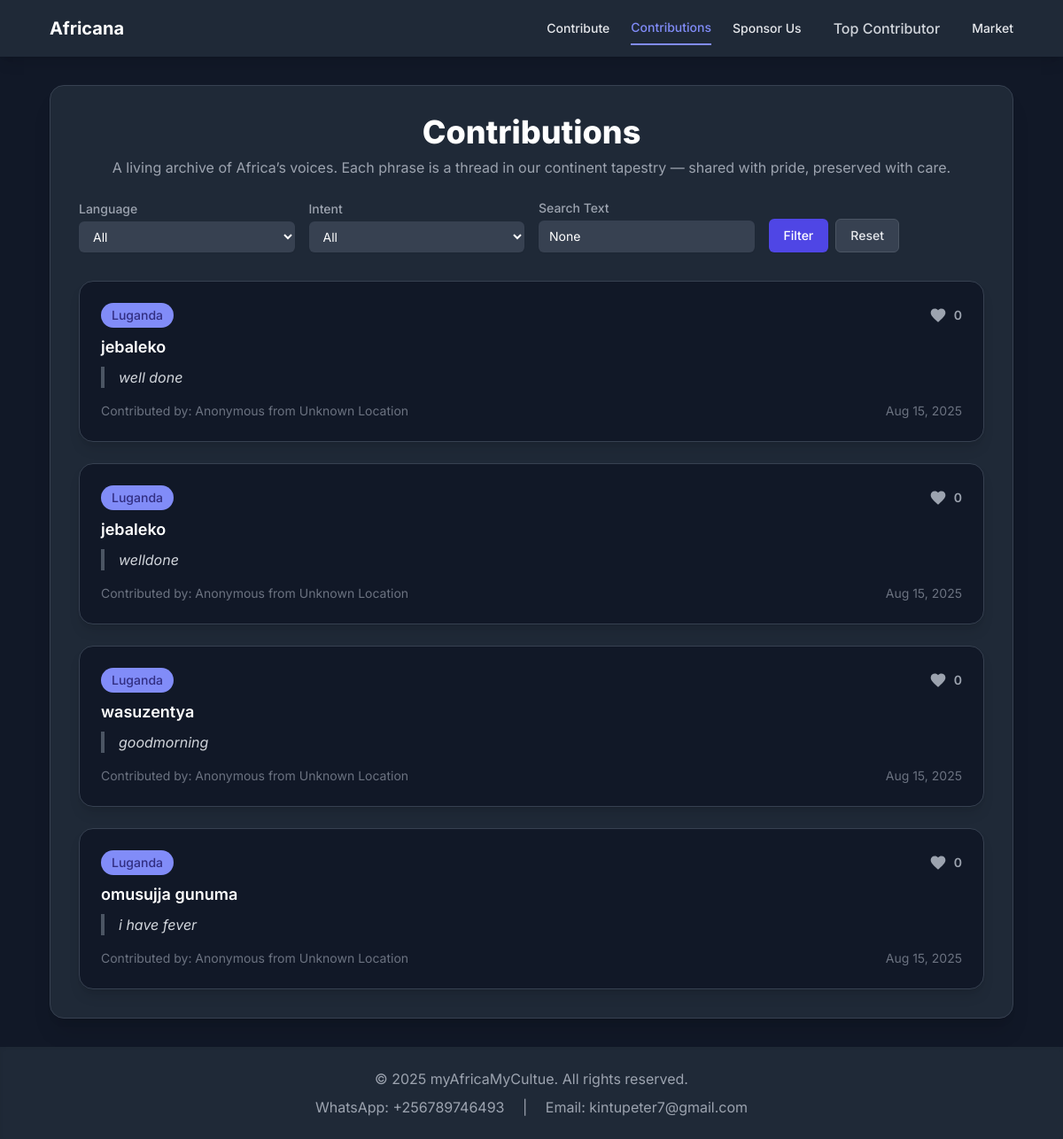
The page / on the database its author committed.
### languages/models.py (models this page shows, shortened)
class PhraseContribution(models.Model):
    text = models.CharField(max_length=500, help_text=_("The word, phrase, or sentence in a Ugandan language."))
    translation = models.CharField(
        max_length=500,
        blank=True,
        null=True,
        help_text=_("Optional English translation.")
    )
    language = models.CharField(
        max_length=50,
        choices=LANGUAGES,
        help_text=_("The Ugandan language of the text.")
    )
    intent = models.CharField(
        max_length=50,
        choices=INTENTS,
        help_text=_("The intent or category of the text.")
    )
    contributor = models.ForeignKey(
        Contributor,
        on_delete=models.SET_NULL, # If a contributor is deleted, their contributions will remain.
        null=True,
        blank=True,
        help_text=_("The contributor associated with this phrase.")
    )
    contributor_name = models.CharField(
        max_length=100,
        blank=True,
        help_text=_("The name of the contributor.")
    )
    contributor_location = models.CharField(
        max_length=100,
        blank=True,
        help_text=_("The location of the contributor.")
    )
    timestamp = models.DateTimeField(auto_now_add=True)
    is_validated = models.BooleanField(
        default=False,
        help_text=_("Marks if the contribution has been reviewed and validated.")
    )
    likes = models.IntegerField(default=0)
    class Meta:
        verbose_name = _("Phrase Contribution")
        verbose_name_plural = _("Phrase Contributions")
        ordering = ['-timestamp']

### languages/views.py (the view)
# urls.py: path('', views.browse_contributions, name='home'),
def browse_contributions(request):
    contributions = PhraseContribution.objects.all()
    selected_language = request.GET.get('language')
    selected_intent = request.GET.get('intent')
    search_query = request.GET.get('search_query')
    print("Language:", selected_language)
    print("Intent:", selected_intent)
    print("Search:", search_query)
    query_filters = Q()
    if selected_language:
        query_filters &= Q(language=selected_language)
    if selected_intent:
        query_filters &= Q(intent=selected_intent)
    if search_query:
        query_filters &= Q(text__icontains=search_query) | Q(translation__icontains=search_query)
    contributions = contributions.filter(query_filters)
    print("Filtered contributions count:", contributions.count())
    contributions = contributions.order_by('-likes', 'timestamp')
    paginator = Paginator(contributions, 20)  # Show 20 contributions per page.
    page_number = request.GET.get('page')
    try:
        page_obj = paginator.get_page(page_number)
    except PageNotAnInteger:
        page_obj = paginator.get_page(1)
    except EmptyPage:
        page_obj = paginator.get_page(paginator.num_pages)
    context = {
        'page_obj': page_obj, # Pass the paginated object instead of the full queryset
        'contributions': page_obj,
        'languages': LANGUAGES, # Use the static list
        'intents': INTENTS, # Use the static list
        'selected_language': selected_language,
        'selected_intent': selected_intent,
        'search_query': search_query,
    }
    return render(request, 'contributions_list.html', context)

### languages/templates/contributions_list.html (shortened to what this page needs)
<!DOCTYPE html>
<html lang="en">
<head>
    <script src="https://cdn.tailwindcss.com"></script>
</head>
<body class="bg-gray-900 text-gray-200 flex flex-col min-h-screen">
    <header class="bg-gray-800 shadow-lg sticky top-0 z-50">
        <nav class="max-w-6xl mx-auto px-4 sm:px-6 lg:px-8">
            <div class="flex justify-between items-center h-16">
                <div class="flex-shrink-0">
                    <a href="{% url 'languages:browse_contributions' %}" class="text-xl font-bold text-white">Africana</a>
                </div>
                <div class="hidden md:flex space-x-4 sm:space-x-6 items-center">
                    <a href="{% url 'languages:contribute' %}" class="nav-link py-2 text-sm font-medium">Contribute</a>
                    <a href="{% url 'languages:browse_contributions' %}" class="nav-link active py-2 text-sm font-medium">Contributions</a>
                    <a href="{% url 'languages:sponsor' %}" class="nav-link py-2 text-sm font-medium">Sponsor Us</a>
                    <a href="{% url 'languages:best_contributor' %}" class="nav-link text-gray-300 font-medium px-3 py-2 text-center">Top Contributor</a>
                    <a href="{% url 'eshop:product_list' %}" class="nav-link py-2 text-sm font-medium">Market</a>
                </div>
            </div>
        </nav>
    </header>
    <main class="flex-grow max-w-6xl mx-auto px-4 sm:px-6 lg:px-8 py-8">
        <div class="bg-gray-800 p-4 sm:p-8 rounded-2xl shadow-xl border border-gray-700">
            <h1 class="text-3xl sm:text-4xl font-extrabold text-center text-white mb-2">Contributions</h1>
            <p class="text-gray-400 text-center mb-6">A living archive of Africa’s voices. Each phrase is a thread in our continent tapestry — shared with pride, preserved with care.</p>
            <form method="get" class="mb-8 grid grid-cols-1 md:grid-cols-2 lg:grid-cols-4 gap-4 items-end">
                <div class="w-full">
                    <label for="language" class="block text-sm font-medium text-gray-400">Language</label>
                    <select name="language" id="language" class="mt-1 block w-full rounded-md border-gray-600 shadow-sm focus:border-indigo-500 focus:ring-indigo-500 sm:text-sm bg-gray-700 text-white px-3 py-2">
                        <option value="">All</option>
                    </select>
                </div>
                <div class="w-full">
                    <label for="intent" class="block text-sm font-medium text-gray-400">Intent</label>
                    <select name="intent" id="intent" class="mt-1 block w-full rounded-md border-gray-600 shadow-sm focus:border-indigo-500 focus:ring-indigo-500 sm:text-sm bg-gray-700 text-white px-3 py-2">
                        <option value="">All</option>
                    </select>
                </div>
                <div class="w-full">
                    <label for="search_query" class="block text-sm font-medium text-gray-400">Search Text</label>
                    <input type="text" name="search_query" id="search_query" value="{{ search_query }}" class="mt-1 block w-full rounded-md border-gray-600 shadow-sm focus:border-indigo-500 focus:ring-indigo-500 sm:text-sm bg-gray-700 text-white placeholder-gray-400 px-3 py-2" placeholder="Search...">
                </div>
                <div class="flex items-center gap-2 w-full">
                    <button type="submit" class="w-1/2 md:w-auto inline-flex items-center justify-center px-4 py-2 border border-transparent text-sm font-medium rounded-md shadow-sm text-white bg-indigo-600 hover:bg-indigo-700 focus:outline-none focus:ring-2 focus:ring-offset-2 focus:ring-indigo-500">
                        Filter
                    </button>
                    <a href="{% url 'languages:browse_contributions' %}" class="w-1/2 md:w-auto inline-flex items-center justify-center px-4 py-2 border border-gray-600 text-sm font-medium rounded-md text-gray-200 bg-gray-700 hover:bg-gray-600 focus:outline-none focus:ring-2 focus:ring-offset-2 focus:ring-gray-500">
                        Reset
                    </a>
                </div>
            </form>
            <div class="space-y-6">
                {% for contribution in page_obj %}
                    <div class="bg-gray-900 p-6 rounded-2xl shadow-lg border border-gray-700">
                        <div class="flex flex-col sm:flex-row sm:justify-between sm:items-center mb-2">
                            <span class="inline-flex items-center px-3 py-1 rounded-full text-sm font-medium bg-indigo-400 text-indigo-900 mb-2 sm:mb-0">
                                {{ contribution.get_language_display }}
                            </span>
                            <form method="post" action="{% url 'languages:like_contribution' contribution.pk %}" class="flex items-center space-x-2">
                                <button type="submit" class="inline-flex items-center text-gray-400 hover:text-red-400 transition-colors duration-200">
                                    <svg class="h-5 w-5 fill-current" xmlns="http://www.w3.org/2000/svg" viewBox="0 0 24 24"><path d="M12 21.35l-1.45-1.32C5.4 15.36 2 12.28 2 8.5 2 5.42 4.42 3 7.5 3c1.74 0 3.41.81 4.5 2.09C13.09 3.81 14.76 3 16.5 3 19.58 3 22 5.42 22 8.5c0 3.78-3.4 6.86-8.55 11.54L12 21.35z"/></svg>
                                </button>
                                <span class="text-sm text-gray-400 font-semibold">{{ contribution.likes }}</span>
                            </form>
                        </div>
                        <p class="text-lg font-semibold text-white mt-2">{{ contribution.text }}</p>
                        <p class="text-gray-300 italic border-l-4 border-gray-600 pl-4 mt-2">{{ contribution.translation }}</p>
                        <div class="flex flex-col sm:flex-row sm:justify-between items-start sm:items-center text-sm text-gray-500 mt-4">
                            {% if contribution.contributor_name %}
                                <span class="mb-2 sm:mb-0">Contributed by: {{ contribution.contributor_name }} from {{ contribution.contributor_location }}</span>
                            {% else %}
                                <span class="mb-2 sm:mb-0">Contributed by: Anonymous from Unknown Location</span>
                            {% endif %}
                            <span>{{ contribution.timestamp|date:"M d, Y" }}</span>
                        </div>
                    </div>
                {% endfor %}
            </div>
        </div>
    </main>
    <footer class="bg-gray-800 text-gray-400 py-6 text-center shadow-inner mt-auto">
        <div class="max-w-6xl mx-auto px-4 sm:px-6 lg:px-8">
            <p>&copy; 2025 myAfricaMyCultue. All rights reserved.</p>
            <div class="mt-2 space-x-4">
                <a href="https://wa.me/256789746493" class="footer-link">WhatsApp: +256789746493</a>
                <span class="hidden md:inline">|</span>
                <a href="mailto:kintupeter7@gmail.com" class="footer-link">Email: kintupeter7@gmail.com</a>
            </div>
        </div>
    </footer>
</body>
</html>

### languages/templates/contributions_list.html (style rules this page uses)
body { font-family: 'Inter', sans-serif; }
.nav-link { transition: color 0.2s, border-bottom 0.2s; }
.nav-link.active { color: #818cf8; border-bottom: 2px solid #818cf8; }
.footer-link { transition: color 0.2s; }

### rows shown on the page
PhraseContribution: language "Luganda", likes "0", text "jebaleko", translation "well done", shows "Contributed by: Anonymous from Unknown Location", timestamp "Aug 15, 2025"
PhraseContribution: language "Luganda", likes "0", text "jebaleko", translation "welldone", shows "Contributed by: Anonymous from Unknown Location", timestamp "Aug 15, 2025"
PhraseContribution: language "Luganda", likes "0", text "wasuzentya", translation "goodmorning", shows "Contributed by: Anonymous from Unknown Location", timestamp "Aug 15, 2025"
PhraseContribution: language "Luganda", likes "0", text "omusujja gunuma", translation "i have fever", shows "Contributed by: Anonymous from Unknown Location", timestamp "Aug 15, 2025"
